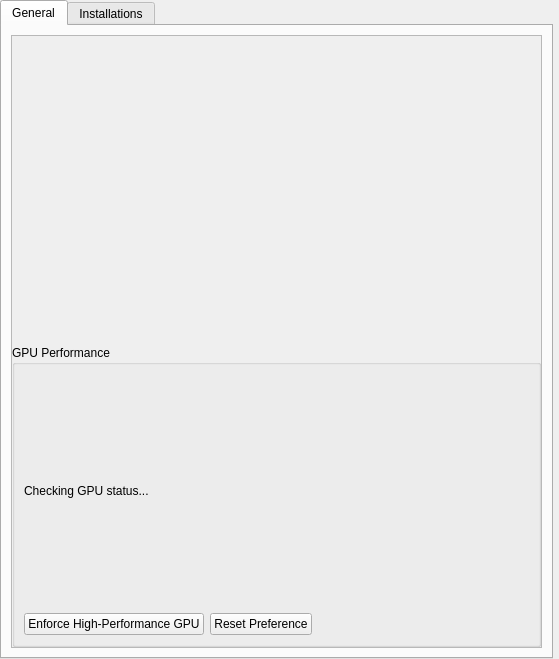
<?xml version="1.0" encoding="UTF-8"?>
<ui version="4.0">
 <class>JavaPage</class>
 <widget class="QWidget" name="JavaPage">
  <property name="geometry">
   <rect>
    <x>0</x>
    <y>0</y>
    <width>559</width>
    <height>659</height>
   </rect>
  </property>
  <property name="sizePolicy">
   <sizepolicy hsizetype="MinimumExpanding" vsizetype="MinimumExpanding">
    <horstretch>0</horstretch>
    <verstretch>0</verstretch>
   </sizepolicy>
  </property>
  <layout class="QVBoxLayout" name="verticalLayout">
   <property name="leftMargin">
    <number>0</number>
   </property>
   <property name="topMargin">
    <number>0</number>
   </property>
   <property name="rightMargin">
    <number>6</number>
   </property>
   <property name="bottomMargin">
    <number>0</number>
   </property>
   <item>
    <widget class="QTabWidget" name="tabWidget">
     <property name="currentIndex">
      <number>0</number>
     </property>
     <widget class="QWidget" name="general">
      <attribute name="title">
       <string notr="true">General</string>
      </attribute>
      <layout class="QVBoxLayout" name="verticalLayout_2">
       <item>
        <widget class="QScrollArea" name="generalScrollArea">
         <property name="widgetResizable">
          <bool>true</bool>
         </property>
         <widget class="QWidget" name="scrollAreaWidgetContents">
          <property name="geometry">
           <rect>
            <x>0</x>
            <y>0</y>
            <width>535</width>
            <height>612</height>
           </rect>
          </property>
          <layout class="QVBoxLayout" name="verticalLayout_4">
           <property name="leftMargin">
            <number>0</number>
           </property>
           <property name="topMargin">
            <number>0</number>
           </property>
           <property name="rightMargin">
            <number>0</number>
           </property>
           <property name="bottomMargin">
            <number>0</number>
           </property>
           <item>
            <widget class="JavaSettingsWidget" name="javaSettings" native="true"/>
           </item>
           <item>
            <widget class="QGroupBox" name="gpuGroupBox">
             <property name="title">
              <string>GPU Performance</string>
             </property>
             <layout class="QVBoxLayout" name="gpuLayout">
              <item>
               <widget class="QLabel" name="gpuStatusLabel">
                <property name="text">
                 <string>Checking GPU status...</string>
                </property>
                <property name="wordWrap">
                 <bool>true</bool>
                </property>
               </widget>
              </item>
              <item>
               <layout class="QHBoxLayout" name="gpuButtonLayout">
                <item>
                 <widget class="QPushButton" name="btnEnforceGpu">
                  <property name="text">
                   <string>Enforce High-Performance GPU</string>
                  </property>
                 </widget>
                </item>
                <item>
                 <widget class="QPushButton" name="btnResetGpu">
                  <property name="text">
                   <string>Reset Preference</string>
                  </property>
                 </widget>
                </item>
                <item>
                 <spacer name="gpuSpacer">
                  <property name="orientation">
                   <enum>Qt::Orientation::Horizontal</enum>
                  </property>
                  <property name="sizeHint" stdset="0">
                   <size>
                    <width>40</width>
                    <height>20</height>
                   </size>
                  </property>
                 </spacer>
                </item>
               </layout>
              </item>
             </layout>
            </widget>
           </item>
          </layout>
         </widget>
        </widget>
       </item>
      </layout>
     </widget>
     <widget class="QWidget" name="management">
      <attribute name="title">
       <string>Installations</string>
      </attribute>
      <layout class="QVBoxLayout" name="verticalLayout_3">
       <item>
        <layout class="QHBoxLayout" name="horizontalLayout">
         <item>
          <widget class="QPushButton" name="downloadJavaButton">
           <property name="text">
            <string>Download</string>
           </property>
          </widget>
         </item>
         <item>
          <widget class="QPushButton" name="removeJavaButton">
           <property name="text">
            <string>Remove</string>
           </property>
          </widget>
         </item>
         <item>
          <spacer name="horizontalSpacer">
           <property name="orientation">
            <enum>Qt::Horizontal</enum>
           </property>
           <property name="sizeHint" stdset="0">
            <size>
             <width>40</width>
             <height>20</height>
            </size>
           </property>
          </spacer>
         </item>
         <item>
          <widget class="QPushButton" name="refreshJavaButton">
           <property name="text">
            <string>Refresh</string>
           </property>
          </widget>
         </item>
        </layout>
       </item>
       <item>
        <widget class="VersionSelectWidget" name="managedJavaList" native="true">
         <property name="sizePolicy">
          <sizepolicy hsizetype="Expanding" vsizetype="Expanding">
           <horstretch>0</horstretch>
           <verstretch>0</verstretch>
          </sizepolicy>
         </property>
        </widget>
       </item>
      </layout>
     </widget>
    </widget>
   </item>
  </layout>
 </widget>
 <customwidgets>
  <customwidget>
   <class>VersionSelectWidget</class>
   <extends>QWidget</extends>
   <header>ui/widgets/VersionSelectWidget.h</header>
   <container>1</container>
  </customwidget>
  <customwidget>
   <class>JavaSettingsWidget</class>
   <extends>QWidget</extends>
   <header>ui/widgets/JavaSettingsWidget.h</header>
   <container>1</container>
  </customwidget>
 </customwidgets>
 <resources/>
 <connections/>
</ui>
